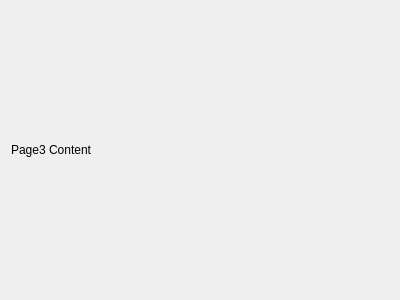
<?xml version="1.0" encoding="UTF-8"?>
<ui version="4.0">
 <class>Page3</class>
 <widget class="QWidget" name="Page3">
  <property name="geometry">
   <rect>
    <x>0</x>
    <y>0</y>
    <width>400</width>
    <height>300</height>
   </rect>
  </property>
  <property name="windowTitle">
   <string>Form</string>
  </property>
  <layout class="QHBoxLayout" name="horizontalLayout">
   <item>
    <widget class="QLabel" name="label">
     <property name="text">
      <string>Page3 Content</string>
     </property>
    </widget>
   </item>
  </layout>
 </widget>
 <resources/>
 <connections/>
</ui>
